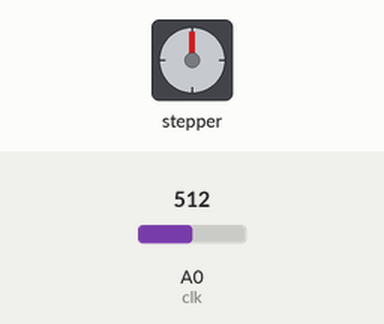
Simulated run of this sketch. Board: Arduino Uno, built with avr-gcc and run on an emulated ATmega328P. Parts: stepper motor. Inputs (shaded band) come from the test bench; at power-on: A0 (clk) = 512. Stepper angles assume 200 steps per turn; what the sketch prints to the serial monitor is not drawn.

Above: at 1.5 s.
1.6 s: A0 (clk) set to 481
At 1.92 s:
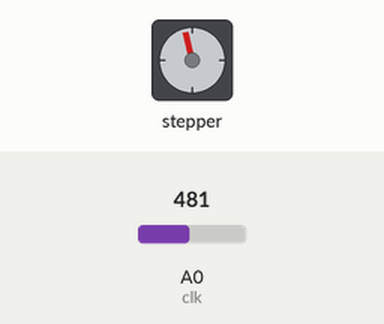
At 2.28 s:
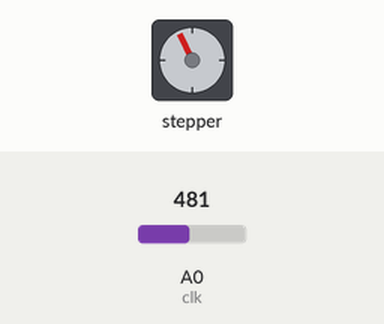
7.6 s: A0 (clk) set to 534
At 7.78 s:
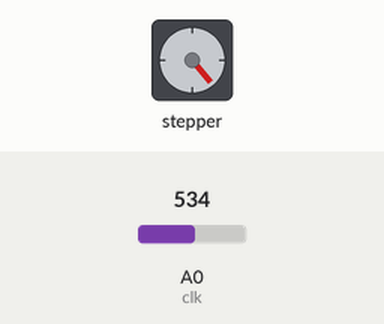
Timing chart, 0 to 18.3 s (numbered marks = the images above; inputs shaded):
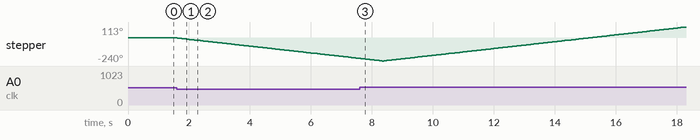

Measured:
- the behaviour switches between 500 and 499 on A0 (clk) (found by bisection; images 0 and 1)
- after the input at 1.6 s, stepper: keeps turning counter-clockwise at about 36°/s, starting at once

The sketch:

Codigo.ino
```cpp
//#include <PS2X_lib.h>
//PS2X ps2x;
//int error = 0;
//byte type = 0;
#include <AccelStepper.h>
#include <Servo.h>
#define xStep 2   //step, pinMode = OUTPUT, HIGH for 1 step = 1.8°, LOW to disable, must be written in a for loop in order to create a rotation
// delays in microseconds determine how fast it spins
#define yStep 3
#define zStep 4
#define xDir 5    //dir, pinMode = OUTPUT, HIGH for clockwise, LOW for anticlockwise
#define yDir 6
#define zDir 7
// pin 8 connects on all shared enable pins
#define xEnd 9    //endstops for calibration to avoid overreaching
#define yEnd 10
#define zEnd 11   //shares MOSI
#define spnen 12  //spindle enable, shares MISO
#define spndir 13 //spindle direction, shares SCK
#define clk A0    //pinMode = INPUT
#define cmd A1    //pinMode = INPUT
#define att A2    //pinMode = INPUT
#define dat A3    //coolant enable
#define sda A4    //unused
#define scl A5    //unused
const int stepsByRev = 200; //360° / 1.8° = 200 full steps, is microstepping enabled, number is higher
int rXVal;        //right analog stick x axis controls z rotation
int rYVal;        //~                ~ y axis controls y flexion
int lYVal;        //left analog stick y axis controls x extension
AccelStepper x(1, xStep, xDir);  //define the steppers
AccelStepper y(1, yStep, yDir);
AccelStepper z(1, zStep, zDir);
void setup(){
  Serial.begin(57600);
  delay(300);
  x.setMaxSpeed(500);
  y.setMaxSpeed(500);
  z.setMaxSpeed(500);
  x.setAcceleration(2000);
  y.setAcceleration(2000);
  z.setAcceleration(2000);
  /*error=ps2x.config_gamepad(clk,cmd,att,dat,false,false);  //setup pins and settings:  GamePad(clock, command, attention, data, Pressures?, Rumble?) check for error
  if(error == 0)
    Serial.println("Found Controller, configured successful");
  else if(error == 1)
    Serial.println("No controller found, check wiring, see readme.txt to enable debug. visit www.billporter.info for troubleshooting tips");
  else if(error == 2)
    Serial.println("Controller found but not accepting commands. see readme.txt to enable debug. Visit www.billporter.info for troubleshooting tips");
  else if(error == 3)
    Serial.println("Controller refusing to enter Pressures mode, may not support it. ");
  type = ps2x.readType();
     switch(type) {
      case 0:
        Serial.println("Unknown Controller type");
      break;
      case 1:
        Serial.println("DualShock Controller Found");
      break;
     }*/
}
void loop(){
//ps2x.read_gamepad(false, vibrate);  //read controller and set large motor to spin at 'vibrate' speed
//int zVal = ps2x.Analog(PSS_RX);
//int yVal = ps2x.Analog(PSS_RY);
//int xVal = ps2x.Analog(PSS_LY);
if (analogRead(clk) > 524) {  //  If joystick is moved Left
    //if (!digitalRead(Y_MAX_PIN)) {  // check if limit switch is activated
    //}
    //else {  //  if limit switch is not activated, move motor clockwise
    x.move(30);
    x.run();
    //}
}

if (analogRead(clk) < 500) {  // If joystick is moved right
    x.move(-30);
    x.run();
Serial.print(analogRead(clk));
}
  /*if (analogRead(JOY_2_PIN) > 1012) {  //  If joystick is moved Left
    stepper3.move(30);
    stepper3.run();
      }
  }

    if (analogRead(JOY_2_PIN) < 212) {  // If joystick is moved right

   if (!digitalRead(Y_MIN_PIN)) {  // check if limit switch is activated
   // delay(5000);
    }
      else {  //  if limit switch is not activated, move motor counter clockwise
          stepper3.move(-30);
    stepper3.run();
    }
    }
     if (analogRead(JOY_1_PIN) > 1012) {  //  If joystick is moved Left
    if (!digitalRead(Y_MAX_PIN)) {  // check if limit switch is activated
   // delay(5000);
    }
      else {  //  if limit switch is not activated, move motor clockwise
          stepper2.move(30);
    stepper2.run();
      }
  }

    if (analogRead(JOY_1_PIN) < 212) {  // If joystick is moved right

    if (!digitalRead(Y_MIN_PIN)) {  // check if limit switch is activated
  // delay(5000);
    }
      else {  //  if limit switch is not activated, move motor counter clockwise
          stepper2.move(-30);
    stepper2.run();
    }
  }
        0-124 anticlockwise with speed variable to analog value
        130-255 clockwise with speed variable to analog value
        3000 microseconds = low speed
        300 microseconds = high speed
do {
  digitalWrite(zDir, LOW);
  digitalWrite(zStep, HIGH);
  delayMicroseconds(300 + rXVal * 21, 7);  //analog stick can be zero, so the fastest it will go is 300 and can vary up to 3000
  digitalWrite(zStep, LOW);
} while (rXVal < 124);
do {
  digitalWrite(zDir, HIGH);
  digitalWrite(zStep, HIGH);
  delayMicroseconds(300 + (rXVal - 130) * 21, 7);
  digitalWrite(zStep, LOW);
} while (rXVal <= 255 && rXVal > 130);

do {
  digitalWrite(yDir, LOW);
  digitalWrite(yStep, HIGH);
  delayMicroseconds(300 + rYVal * 21, 7);  //analog stick can be zero, so the fastest it will go is 300 and can vary up to 3000
  digitalWrite(yStep, LOW);
} while (rYVal < 124);
do {
  digitalWrite(yDir, HIGH);
  digitalWrite(yStep, HIGH);
  delayMicroseconds(300 + (rYVal - 130) * 21, 7);
  digitalWrite(yStep, LOW);
} while (rYVal <= 255 && rXVal > 130);

do {
  digitalWrite(xDir, LOW);
  digitalWrite(xStep, HIGH);
  delayMicroseconds(300 + lYVal * 21, 7);  //analog stick can be zero, so the fastest it will go is 300 and can vary up to 3000
  digitalWrite(xStep, LOW);
} while (lYVal < 124);
do {
  digitalWrite(xDir, HIGH);
  digitalWrite(xStep, HIGH);
  delayMicroseconds(300 + (lYVal - 130) * 21, 7);
  digitalWrite(xStep, LOW);
} while (lYVal <= 255 && rXVal > 130);
*/

delay(50);
}
```
